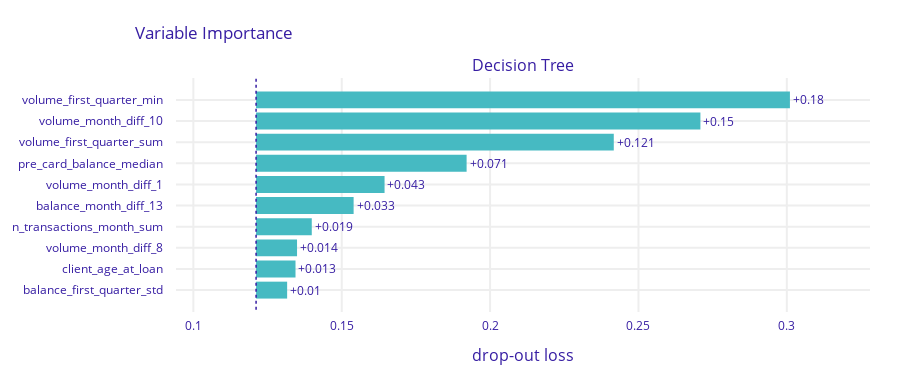

Here is the notebook cell this chart was saved with:
### Code cell
mp_rf = explainer.model_parts(type='variable_importance', B=10)
mp_rf.plot()

### Figure 1 — Plotly figure (JSON) as saved in the notebook; plotly's stock layout.template omitted (floating-point values rounded to 4 significant figures)
{"data": [{"base": 0.1211, "hoverinfo": "text", "hoverlabel": {"bgcolor": "rgba(0,0,0,0.8)"}, "hovertext": ["Model: Decision Tree loss after<br>variable: volume_first_quarter_min is permuted: 0.301<br>Drop-out loss change: +0.18", "Model: Decision Tree loss after<br>variable: volume_month_diff_10 is permuted: 0.271<br>Drop-out loss change: +0.15", "Model: Decision Tree loss after<br>variable: volume_first_quarter_sum is permuted: 0.242<br>Drop-out loss change: +0.121", "Model: Decision Tree loss after<br>variable: pre_card_balance_median is permuted: 0.192<br>Drop-out loss change: +0.071", "Model: Decision Tree loss after<br>variable: volume_month_diff_1 is permuted: 0.164<br>Drop-out loss change: +0.043", "Model: Decision Tree loss after<br>variable: balance_month_diff_13 is permuted: 0.154<br>Drop-out loss change: +0.033", "Model: Decision Tree loss after<br>variable: n_transactions_month_sum is permuted: 0.14<br>Drop-out loss change: +0.019", "Model: Decision Tree loss after<br>variable: volume_month_diff_8 is permuted: 0.135<br>Drop-out loss change: +0.014", "Model: Decision Tree loss after<br>variable: client_age_at_loan is permuted: 0.134<br>Drop-out loss change: +0.013", "Model: Decision Tree loss after<br>variable: balance_first_quarter_std is permuted: 0.132<br>Drop-out loss change: +0.01"], "marker": {"color": "#46bac2"}, "orientation": "h", "showlegend": false, "text": ["+0.18", "+0.15", "+0.121", "+0.071", "+0.043", "+0.033", "+0.019", "+0.014", "+0.013", "+0.01"], "textposition": "outside", "type": "bar", "x": [0.1799, 0.1497, 0.1206, 0.07095, 0.0433, 0.03287, 0.01877, 0.01381, 0.01329, 0.01047], "xaxis": "x", "y": ["volume_first_quarter_min", "volume_month_diff_10", "volume_first_quarter_sum", "pre_card_balance_median", "volume_month_diff_1", "balance_month_diff_13", "n_transactions_month_sum", "volume_month_diff_8", "client_age_at_loan", "balance_first_quarter_std"], "yaxis": "y"}], "layout": {"annotations": [{"font": {"size": 16}, "showarrow": false, "text": "Decision Tree", "x": 0.5, "xanchor": "center", "xref": "paper", "y": 1, "yanchor": "bottom", "yref": "paper"}, {"font": {"size": 16}, "showarrow": false, "text": "drop-out loss", "x": 0.5, "xanchor": "center", "xref": "paper", "y": 0, "yanchor": "top", "yref": "paper", "yshift": -30}], "font": {"color": "#371ea3"}, "height": 383, "margin": {"b": 71, "r": 30, "t": 78}, "shapes": [{"line": {"color": "#371ea3", "dash": "dot", "width": 1.5}, "type": "line", "x0": 0.1211, "x1": 0.1211, "xref": "x", "y0": -1, "y1": 10, "yref": "y"}], "title": {"text": "Variable Importance", "x": 0.15}, "xaxis": {"anchor": "y", "automargin": true, "domain": [0, 1], "fixedrange": true, "gridwidth": 2, "range": [0.09415, 0.328], "tickcolor": "white", "ticklen": 3, "ticks": "outside", "type": "linear", "zeroline": false}, "yaxis": {"anchor": "x", "automargin": true, "autorange": "reversed", "domain": [0, 1], "fixedrange": true, "gridwidth": 2, "tickcolor": "white", "ticklen": 10, "ticks": "outside", "type": "category"}}}
